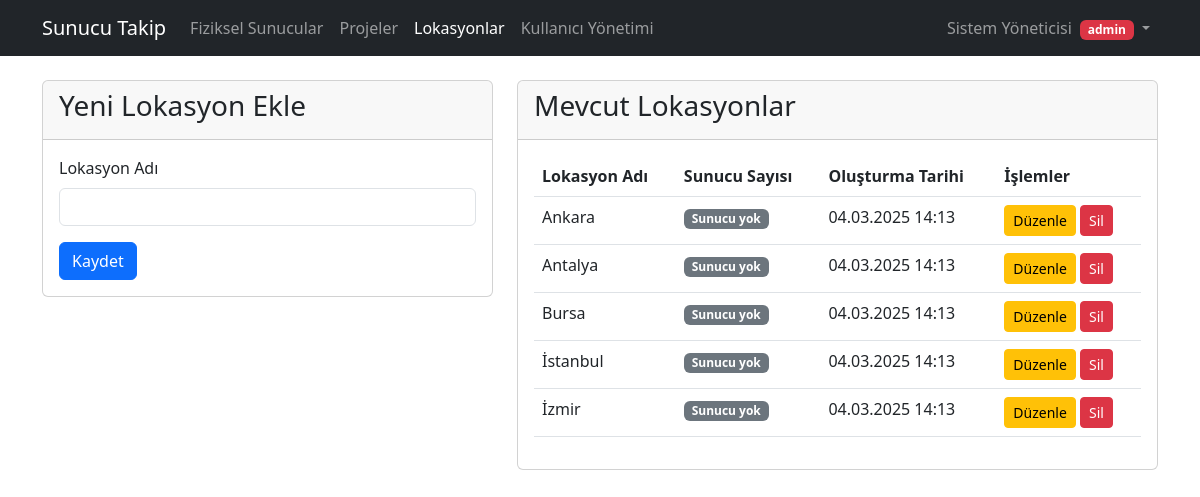
The app's page /lokasyon_ekle.php (signed in) with its own data.
### tables this page shows
CREATE TABLE IF NOT EXISTS lokasyonlar (
    id INT AUTO_INCREMENT PRIMARY KEY,
    lokasyon_adi VARCHAR(100) NOT NULL,
    olusturma_tarihi TIMESTAMP DEFAULT CURRENT_TIMESTAMP
);

### lokasyon_ekle.php (the view, shortened to what this page needs)
<?php
require_once 'config/database.php';
$duzenle_mod = false;
$lokasyon = null;
$sql_lokasyonlar = "SELECT l.*,
                    (SELECT COUNT(*) FROM fiziksel_sunucular WHERE lokasyon_id = l.id) as sunucu_sayisi
                    FROM lokasyonlar l
                    ORDER BY l.lokasyon_adi";
$result_lokasyonlar = mysqli_query($conn, $sql_lokasyonlar);
?>
<!DOCTYPE html>
<html lang="tr">
<head>
    <link href="https://cdn.jsdelivr.net/npm/bootstrap@5.3.0/dist/css/bootstrap.min.css" rel="stylesheet">
    <link rel="stylesheet" href="https://cdn.jsdelivr.net/npm/bootstrap-icons@1.11.3/font/bootstrap-icons.min.css">
</head>
<body>
    <?php require_once 'header.php'; ?>
    <div class="container">
        <div class="row">
            <div class="col-md-5">
                <div class="card">
                    <div class="card-header">
                        <h1 class="card-title h3"><?php echo $duzenle_mod ? 'Lokasyon Düzenle' : 'Yeni Lokasyon Ekle'; ?></h1>
                    </div>
                    <div class="card-body">
                        <form method="POST">
                            <div class="mb-3">
                                <label for="lokasyon_adi" class="form-label">Lokasyon Adı</label>
                                <input type="text" class="form-control" id="lokasyon_adi" name="lokasyon_adi"
                                    value="<?php echo $duzenle_mod ? $lokasyon['lokasyon_adi'] : (isset($_POST['lokasyon_adi']) ? $_POST['lokasyon_adi'] : ''); ?>"
                                    required>
                            </div>
                            <button type="submit" class="btn btn-primary">
                                <?php echo $duzenle_mod ? 'Güncelle' : 'Kaydet'; ?>
                            </button>
                        </form>
                    </div>
                </div>
            </div>
            <div class="col-md-7">
                <div class="card">
                    <div class="card-header">
                        <h2 class="card-title h3">Mevcut Lokasyonlar</h2>
                    </div>
                    <div class="card-body">
                        <div class="table-responsive">
                            <table class="table table-hover">
                                <thead>
                                    <tr>
                                        <th>Lokasyon Adı</th>
                                        <th>Sunucu Sayısı</th>
                                        <th>Oluşturma Tarihi</th>
                                        <th>İşlemler</th>
                                    </tr>
                                </thead>
                                <tbody>
                                    <?php
                                    mysqli_data_seek($result_lokasyonlar, 0);
                                    while ($row = mysqli_fetch_assoc($result_lokasyonlar)):
                                    ?>
                                        <tr>
                                            <td><?php echo $row['lokasyon_adi']; ?></td>
                                            <td>
                                                <?php if ($row['sunucu_sayisi'] > 0): ?>
                                                    <span class="badge bg-info"><?php echo $row['sunucu_sayisi']; ?> sunucu</span>
                                                <?php else: ?>
                                                    <span class="badge bg-secondary">Sunucu yok</span>
                                                <?php endif; ?>
                                            </td>
                                            <td><?php echo date('d.m.Y H:i', strtotime($row['olusturma_tarihi'])); ?></td>
                                            <td>
                                                <a href="?id=<?php echo $row['id']; ?>" class="btn btn-sm btn-warning">Düzenle</a>
                                                <?php if ($row['sunucu_sayisi'] == 0): ?>
                                                    <a href="lokasyon_sil.php?id=<?php echo $row['id']; ?>"
                                                       class="btn btn-sm btn-danger"
                                                       onclick="return confirm('Bu lokasyonu silmek istediğinize emin misiniz?')">Sil</a>
                                                <?php endif; ?>
                                            </td>
                                        </tr>
                                    <?php endwhile; ?>
                                </tbody>
                            </table>
                        </div>
                    </div>
                </div>
            </div>
        </div>
    </div>
</body>
</html>

### records on screen
lokasyonlar: lokasyon_adi "Ankara", olusturma_tarihi "04.03.2025 14:13"
lokasyonlar: lokasyon_adi "Antalya", olusturma_tarihi "04.03.2025 14:13"
lokasyonlar: lokasyon_adi "Bursa", olusturma_tarihi "04.03.2025 14:13"
lokasyonlar: lokasyon_adi "İstanbul", olusturma_tarihi "04.03.2025 14:13"
lokasyonlar: lokasyon_adi "İzmir", olusturma_tarihi "04.03.2025 14:13"

### other values on screen
$_SESSION['ad_soyad'] "Sistem Yöneticisi"
$_SESSION['rol'] "admin"
